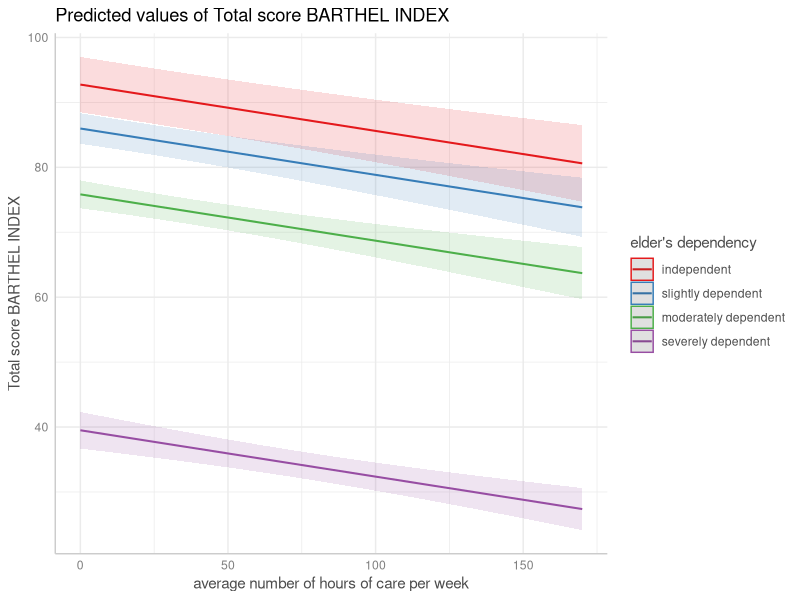

Reproduce this figure in R.
## ----set-options, echo = FALSE------------------------------------------------------------------------------------------------------------------------------------------------------------------------------------------------------------------------------------------------------------------------------------------------------------------------------------------------------------------------------------------------------------------------------------------------------------------------------------------------------------------------------------------------------------------------------------------------------------------------------------------------------------------------------------------------------------------------------------------------------------------------------------------------
knitr::opts_chunk$set(collapse = TRUE, comment = "#>", dev = "png", fig.width = 7, fig.height = 3.5, message = FALSE, warning = FALSE)
options(width = 800)
if (!requireNamespace("magrittr", quietly = TRUE) ||
    !requireNamespace("sjmisc", quietly = TRUE)) {
  knitr::opts_chunk$set(eval = FALSE)
}

## -----------------------------------------------------------------------------------------------------------------------------------------------------------------------------------------------------------------------------------------------------------------------------------------------------------------------------------------------------------------------------------------------------------------------------------------------------------------------------------------------------------------------------------------------------------------------------------------------------------------------------------------------------------------------------------------------------------------------------------------------------------------------------------------------------------------------------
library(magrittr)
library(ggeffects)
data(efc)
fit <- lm(barthtot ~ c12hour + neg_c_7, data = efc)

ggpredict(fit, terms = "c12hour")

ggemmeans(fit, terms = "c12hour")

## -----------------------------------------------------------------------------------------------------------------------------------------------------------------------------------------------------------------------------------------------------------------------------------------------------------------------------------------------------------------------------------------------------------------------------------------------------------------------------------------------------------------------------------------------------------------------------------------------------------------------------------------------------------------------------------------------------------------------------------------------------------------------------------------------------------------------------
library(sjmisc)
data(efc)
efc$e42dep <- to_label(efc$e42dep)
fit <- lm(barthtot ~ c12hour + neg_c_7 + e42dep, data = efc)

ggpredict(fit, terms = "c12hour")

ggemmeans(fit, terms = "c12hour")

## -----------------------------------------------------------------------------------------------------------------------------------------------------------------------------------------------------------------------------------------------------------------------------------------------------------------------------------------------------------------------------------------------------------------------------------------------------------------------------------------------------------------------------------------------------------------------------------------------------------------------------------------------------------------------------------------------------------------------------------------------------------------------------------------------------------------------------
ggpredict(fit, terms = "c12hour")

ggemmeans(fit, terms = "c12hour", condition = c(e42dep = "independent"))

## -----------------------------------------------------------------------------------------------------------------------------------------------------------------------------------------------------------------------------------------------------------------------------------------------------------------------------------------------------------------------------------------------------------------------------------------------------------------------------------------------------------------------------------------------------------------------------------------------------------------------------------------------------------------------------------------------------------------------------------------------------------------------------------------------------------------------------
ggemmeans(fit, terms = c("c12hour", "e42dep")) %>% plot()
